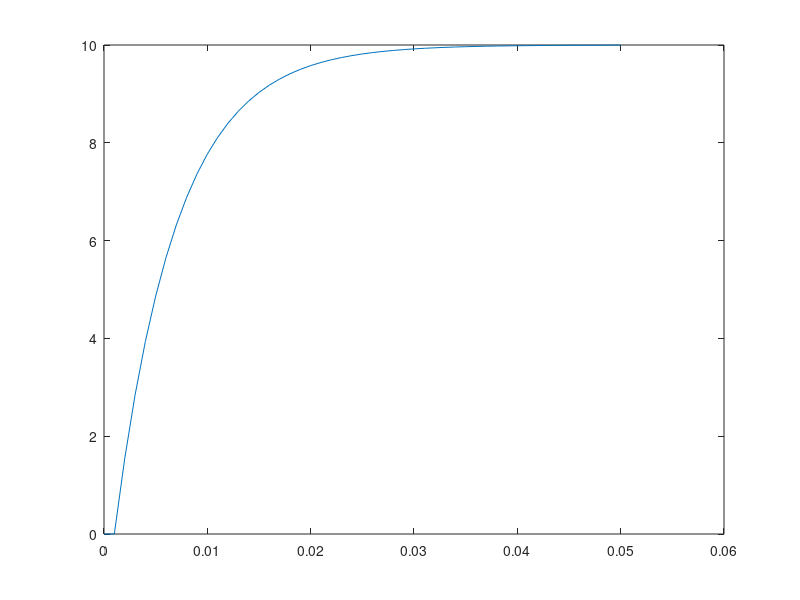

The MATLAB script that drew this image:
clc;
clear;

Fuente = 10;
Resistencia = 2*(10^3);
Capacitor = 3*(10^-6);

Vcapacitor = zeros;
tiempo(1) = 0;

for i = 1:50
    
    tiempo(i + 1) = tiempo(i) + 0.001;
    
    Vcapacitor(i + 1) = Fuente * ( 1 - exp( (-tiempo(i) )/(Capacitor*Resistencia) ));
end

plot(tiempo, Vcapacitor);
